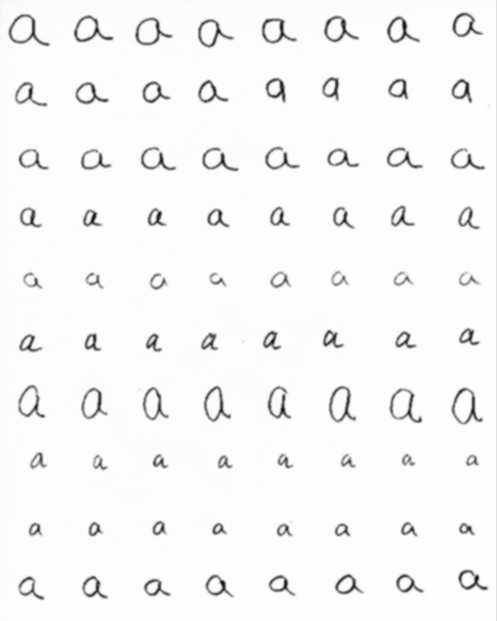
#> input picture H1-16images/a.bmp, 497 x 621 px, shrunk from 600 x 750 before the run
$ python RunMyOCRRecogiton.py
#> lines starting #> are read from the running program, lines starting #| are printed output that depends on the picture; after the words box and inside, x2 and y2 are one past the last pixel; in counts of white or black regions, pixels touching at a corner belong together
### utilities.py
# -*- coding: utf-8 -*-
"""
Created on Fri Feb 24 23:47:10 2017

@author: chetu
"""

from skimage.filters import threshold_otsu, threshold_li, threshold_yen
from skimage.measure import label, regionprops, moments, moments_central, moments_normalized, moments_hu
import cv2
import numpy as np
from skimage import io
from collections import Counter

num_features = 12
knn_neighbors = 5

def get_threshold(image_path):
#    img = io.imread(image_path)

#> called with image_path = 'H1-16images/a.bmp'
    img = cv2.imread(image_path,0)
#> img is the input picture: shape (621, 497); min 8, max 255, mean 246
    blur = cv2.GaussianBlur(img,(5,5),0)

#    Manual Thresholding
#    th = 200

#    Otsu Thresholding - Using opencv version below
#    th = threshold_otsu(img)

#    Li Thresholding
#    th = threshold_li(blur)

#    Yen Thresholding
#    th = threshold_yen(blur)

#    img_binary = (img < th).astype(np.double)

#    Adaptive Thresholding

    img_binary = cv2.adaptiveThreshold(blur,255,cv2.ADAPTIVE_THRESH_GAUSSIAN_C,\
            cv2.THRESH_BINARY,11,2)
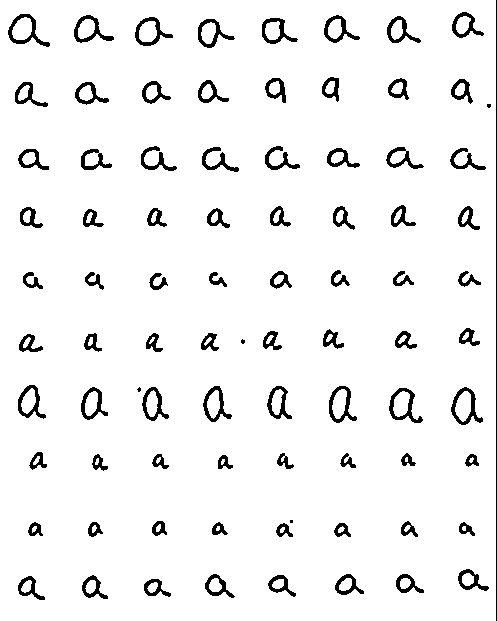
#> img_binary: shape (621, 497); 94.2% white; 85 black regions (4 under 20 px), largest, box (x1, y1, x2, y2) and area: (496, 0, 497, 621) 621, (451, 387, 483, 425) 374, (8, 14, 50, 47) 372
#
#    th,img_binary = cv2.threshold(blur,0,255,cv2.THRESH_BINARY+cv2.THRESH_OTSU)
#    th,img_binary = cv2.threshold(blur,200,255,cv2.THRESH_BINARY)

    kernel = np.ones((3,3),np.uint8)
    closing = cv2.morphologyEx(~img_binary, cv2.MORPH_CLOSE, kernel)
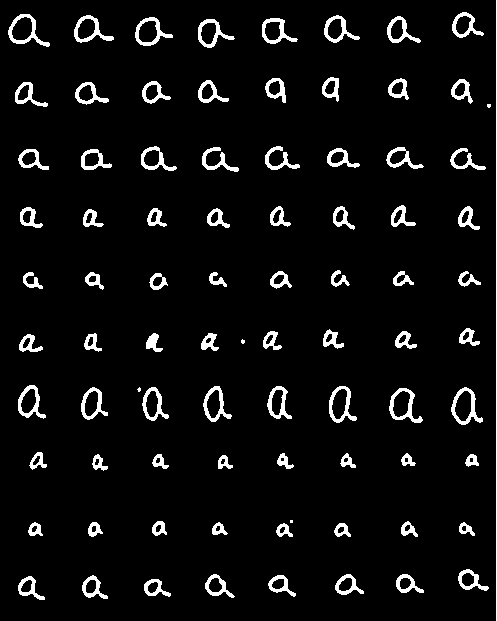
#> closing: shape (621, 497); 5.9% white; 85 white regions (4 under 20 px)
#    dilation = cv2.dilate(~img_binary,kernel,iterations = 1)

    return closing

# [11 lines left out: function classify, not called in this run]

def extract_features(roi, props):
    features = []
    m = moments(roi)
    cr = m[0, 1] / m[0, 0]
    cc = m[1, 0] / m[0, 0]
    mu = moments_central(roi, cr, cc)
    nu = moments_normalized(mu)
    hu = moments_hu(nu)
    features.extend(hu)
    features.append(roi.shape[1]/roi.shape[0])
    features.append(props.eccentricity)
    features.append(props.convex_area/props.area)
    features.append(props.orientation)
    features.append(props.euler_number)

    return np.array([features])

### train.py
# -*- coding: utf-8 -*-
"""
Created on Wed Feb 22 20:25:29 2017

@author: chetu
"""

import numpy as np
from sklearn.metrics import confusion_matrix
from scipy.spatial.distance import cdist
from skimage.measure import label, regionprops, moments, moments_central, moments_normalized, moments_hu
from skimage import io
import matplotlib.pyplot as plt
from matplotlib.patches import Rectangle
import utilities

inv_label_map = {0:'a', 1:'d', 2:'f', 3:'h', 4:'k',
             5:'m', 6:'n', 7:'o', 8:'p', 9:'q',
             10:'r', 11:'s', 12:'U', 13:'w', 14:'x', 15:'z'}

def train(train_images):
    train_features = np.array([[0]*utilities.num_features]);
    train_labels = [];

    for lab, images in enumerate(train_images):
        print("training image : ", lab)
        features, labels = extract_features("H1-16images/" + images,lab)
        train_features = np.append(train_features,features,axis=0)
        train_labels.extend(labels)

    train_features = np.delete(train_features, 0, 0)

    train_mean = np.mean(train_features, axis = 0)
    train_std = np.std(train_features, axis = 0)

    train_features = (train_features - train_mean)/train_std

    #compute distances between training images
    D = cdist(train_features, train_features)
    io.imshow(D)
    plt.title('Distance Matrix')
    io.show()

    D_index = np.argsort(D, axis=1)
    pred_labels_train = utilities.classify(D_index, train_labels)

    #evaluate on training images
    succ = 0
    for i in range(0,len(train_labels)):
        if(train_labels[i] == pred_labels_train[i]):
            succ = succ+1
    print("training recognition rate: ", succ/len(train_labels), len(train_labels))

    # Confusion matrix
    confM = confusion_matrix(train_labels, pred_labels_train)
    io.imshow(confM)
    plt.title('Confusion Matrix')
    io.show()

#    Display labeled training images
#    curidx = 0
#    for lab, images in enumerate(train_images):
#        curidx = label_train("H1-16images/" + images, pred_labels_train, curidx)

    return train_features, train_labels, train_mean, train_std;

# [20 lines left out: function label_train, not called in this run]

def extract_features(image_path, class_label):
    features = np.array([[0]*utilities.num_features])
    labels = []

    img_binary = utilities.get_threshold(image_path)

    img_label = label(img_binary, background=0)
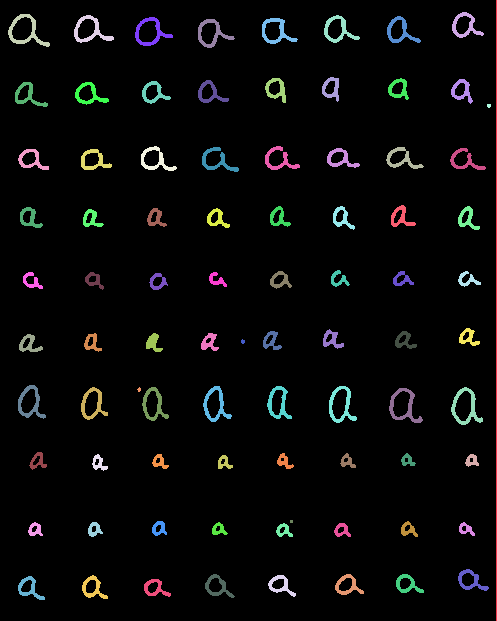
#> img_label: shape (621, 497) int64; 86 distinct labels, from 0 to 85; one colour per label, 0 black

    regions = regionprops(img_label)
#> regions = 85 regions; largest, box (x1, y1, x2, y2) and area: (496, 0, 497, 621) 621, (451, 387, 483, 425) 378, (8, 14, 50, 47) 373, (389, 388, 423, 423) 371, (329, 386, 357, 423) 352

    for props in regions:
        minr, minc, maxr, maxc = props.bbox
#> minr = 0; minc = 496; maxr = 621; maxc = 497

        if (maxc - minc) < 10 or (maxr - minr) < 10:
            continue

        roi = img_binary[minr:maxr, minc:maxc]
        curr_features = utilities.extract_features(roi, props)

        features = np.append(features,curr_features,axis=0)
        labels.append(class_label)

    features = np.delete(features, 0, 0)
    return features, labels;

### RunMyOCRRecogiton.py
# -*- coding: utf-8 -*-
"""
Created on Sun Feb 19 08:10:56 2017

@author: chetu
"""

import train
import test

# Train OCR
train_images = ["a.bmp", "d.bmp", "f.bmp", "h.bmp", "k.bmp", "m.bmp",
                "n.bmp", "o.bmp", "p.bmp", "q.bmp", "r.bmp", "s.bmp",
                "u.bmp", "w.bmp", "x.bmp", "z.bmp"];

#> (the run stopped early here; a loop or call above may not have finished)
